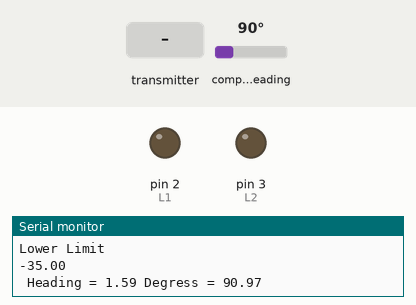
Simulated run of this sketch. Board: Arduino Uno, built with avr-gcc and run on an emulated ATmega328P. On the bench: output pins drawn as LEDs (lit = HIGH), the last lines printed to the serial monitor. The inputs (shaded band) are chosen by the test bench; at power-on: compass heading 90°. No radio packets arrive unless stated.

Above: at 1.2 s.
1.3 s: the transmitter starts sending A.0 = 25
At 2.6 s:
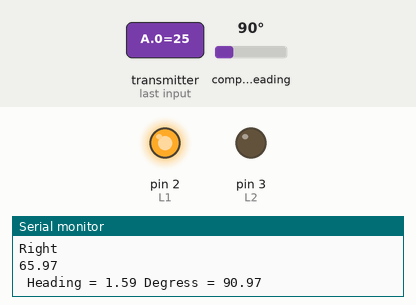
2.9 s: compass heading set to 26°
4.4 s: compass heading set to 22°
At 5.6 s:
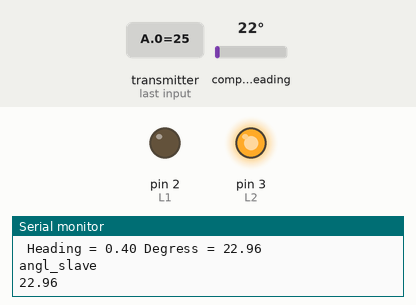
9.1 s: the transmitter starts sending A.0 = 50
At 9.7 s:
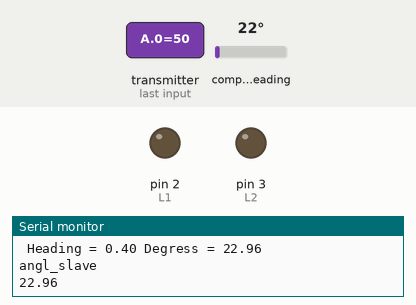
10.9 s: the transmitter starts sending A.0 = 100
At 11.5 s:
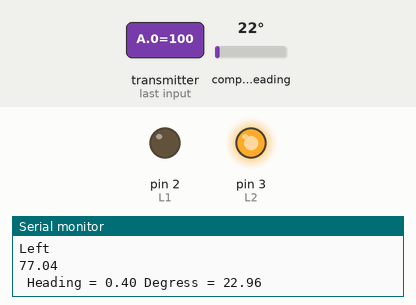
Timing chart, 0 to 13.5 s (numbered marks = the images above; inputs shaded):
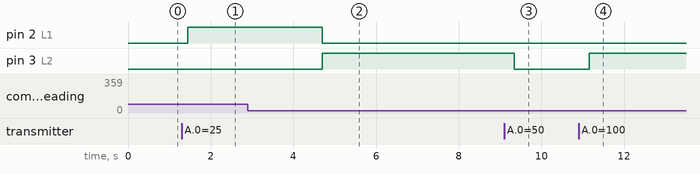

Measured:
- the behaviour switches between 25 and 24° on compass heading (found by bisection; images 1 and 2)
- after the input at 1.3 s, pin 2 (L1): LOW → HIGH after 0.15 s
- after the input at 4.4 s, pin 2 (L1): HIGH → LOW after 0.29 s; pin 3 (L2): LOW → HIGH after 0.29 s
- after the input at 9.1 s, pin 3 (L2): HIGH → LOW after 0.24 s
- after the input at 10.9 s, pin 3 (L2): LOW → HIGH after 0.25 s

The sketch:

Slave_For_Makethon.ino
```cpp
/*
  HMC5883L Triple Axis Digital Compass. Compass Example.
  Read more: http://www.jarzebski.pl/arduino/czujniki-i-sensory/3-osiowy-magnetometr-hmc5883l.html
  GIT: https://github.com/jarzebski/Arduino-HMC5883L
  Web: http://www.jarzebski.pl
  (c) 2014 by Korneliusz Jarzebski
*/

#include <Wire.h>
//#include <HMC5883L.h>
#include <Adafruit_Sensor.h>
#include <Adafruit_HMC5883_U.h>
//HMC5883L compass;
#include<SPI.h>
#include"nRF24L01.h"
#include"RF24.h"
#define R1 4
#define R2 5
#define L1 2
#define L2 3
Adafruit_HMC5883_Unified mag = Adafruit_HMC5883_Unified(12345);
float Kp=10;
float Ki=0;
float Kd=0.1;

int diff;
int th=35;
float master_mod;
float slave_mod;
RF24 radio(9,10);
const uint64_t pipes[2]={0x00,0x02};
float upper_limit;
float lower_limit;
float master_angle;
float dia;
float R[2];
float A[2];


void setup()
{
  Serial.begin(9600);
pinMode(L1,OUTPUT);
pinMode(L2,OUTPUT);
pinMode(R1,OUTPUT);
pinMode(R2,OUTPUT);
    radio.begin();
  radio.openWritingPipe(pipes[1]);
  radio.openReadingPipe(1,pipes[0]);
  radio.startListening();

}

void loop()
{


  sensors_event_t event;
  mag.getEvent(&event);

  // Calculate heading
  float heading = atan2(event.magnetic.y, event.magnetic.x);

   float declinationAngle = 0.017;
  heading += declinationAngle;

  // Correct for when signs are reversed.
  if(heading < 0)
    heading += 2*PI;

  // Check for wrap due to addition of declination.
  if(heading > 2*PI)
    heading -= 2*PI;

  // Convert radians to degrees for readability.
  float hd = heading * 180/M_PI;
  Serial.println("angl_slave");
  Serial.println(hd);
  if(hd>180)
  {
    slave_mod=hd-360;
       Serial.println("Slave mod");
   Serial.println(slave_mod);
  }
  else
  {
    slave_mod=hd;
  Serial.println("Slave mod");
   Serial.println(slave_mod);
    }

  while(radio.available())
 {
   radio.startListening();
   radio.read(A,sizeof(A));
   Serial.println(A[0]);
  master_angle=A[0];
  if(A[0]>180)
  {
    master_mod=A[0]-360;
   }
   else
   {
    master_mod=A[0];
    }
   Serial.println("  A ultra  ");
   Serial.println("master_mod:");
   Serial.println(master_mod);
   }
 if(master_angle<360&&master_angle>360-th)
  {
    upper_limit=master_angle-360+th;
    lower_limit=master_angle-th;
    }
    else if(master_angle>0&&master_angle<th)
    {
      upper_limit=master_angle+th;
      lower_limit=master_angle+360-th;
      }
      else
      {
  upper_limit=master_angle+th;
  lower_limit=master_angle-th;}
  Serial.println("Upper_limit");
  Serial.println(upper_limit);
  Serial.println("Lower Limit");
  Serial.println(lower_limit);

 if(master_angle<360&&master_angle>180)
 {Serial.println("Entered condition 1 of loop 1");
 float master=master_angle;
 float dia=master-180;
 if(hd<master&&hd>dia)
 {
     diff=mod(master_mod-slave_mod);
     diff=map(diff,0,180,500,1023);
        Serial.println("Diff");
        Serial.println(Kp*diff);
  left();
  Serial.println("Left");
  Serial.println(mod(master_mod-slave_mod));
 }
  else if(hd<upper_limit&&hd>lower_limit)
  {
    s();
    Serial.println("Stop");
  R[0]=1;
  radio.stopListening();
  radio.write(R,sizeof(R));
  radio.startListening();
  }
    else
    {
         diff=mod(master_mod-slave_mod);
             diff=map(diff,0,180,500,1023);
        Serial.println("Diff");
        Serial.println(Kp*diff);
      right();
      Serial.println("Right");
      Serial.println(mod(master_mod-slave_mod));}

    }
    else if(master_angle>0&&master_angle<180)
    {
      //Serial.println("Entered loop 1 of condition 2");
      float master=master_angle;
      float dia=master_angle+180;
      if(hd>master&&hd<dia)
      {
         diff=mod(master_mod-slave_mod);
             diff=map(diff,0,180,500,1023);
        Serial.println("Diff");
        Serial.println(Kp*diff);
        right();
        Serial.println("Right");
        Serial.println(mod(master_mod-slave_mod));
        }
        else if(hd<upper_limit&&hd>lower_limit)
        {
             s();
             Serial.println("Stop");
  R[0]=1;
  radio.stopListening();
  radio.write(R,sizeof(R));
  radio.startListening();
          }
          else
          {
              diff=mod(master_mod-slave_mod);
                  diff=map(diff,0,180,500,1023);
        Serial.println("Diff");
        Serial.println(Kp*diff);
            left();
            Serial.println("Left");
            Serial.println(mod(master_mod-slave_mod));

      }}


  // Output
  Serial.print(" Heading = ");
  Serial.print(heading);
  Serial.print(" Degress = ");
  Serial.print(hd);
  Serial.println();

  delay(100);
}
void right()
{
Serial.println("Entered the function right");
  digitalWrite(L2,LOW);
  digitalWrite(L1,HIGH);
  digitalWrite(R2,LOW);
  digitalWrite(R1,LOW);
  }
void s()
{
  digitalWrite(L2,LOW);
  digitalWrite(L1,LOW);
  digitalWrite(R1,LOW);
  digitalWrite(R2,LOW);
  }
void left()
{
    Serial.println("Entered the function left");

  digitalWrite(L2,HIGH);
  digitalWrite(L1,LOW);
  digitalWrite(R2,LOW);
  digitalWrite(R1,LOW);
 }
  float mod(float a)
  {
    if(a<0)
    {
      return(-1*a);
      }
      else
      {
        return(a);
        }
    }
```
